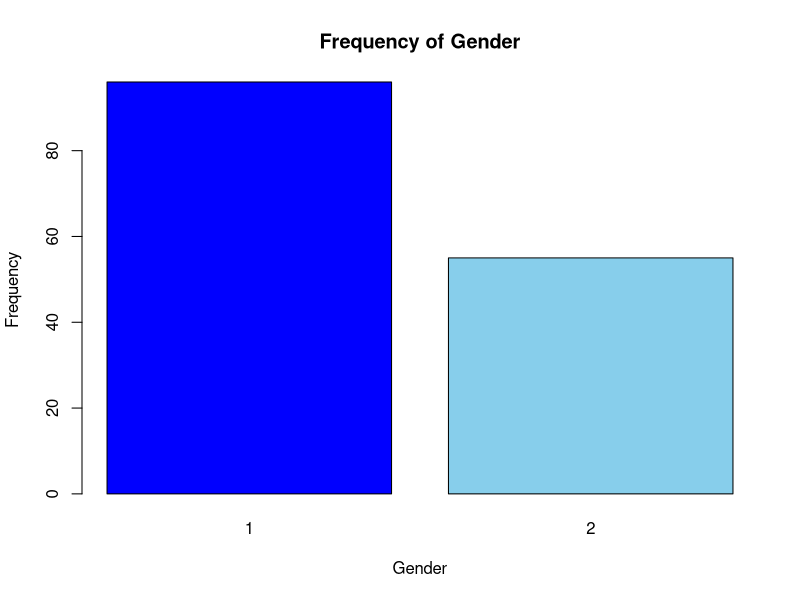
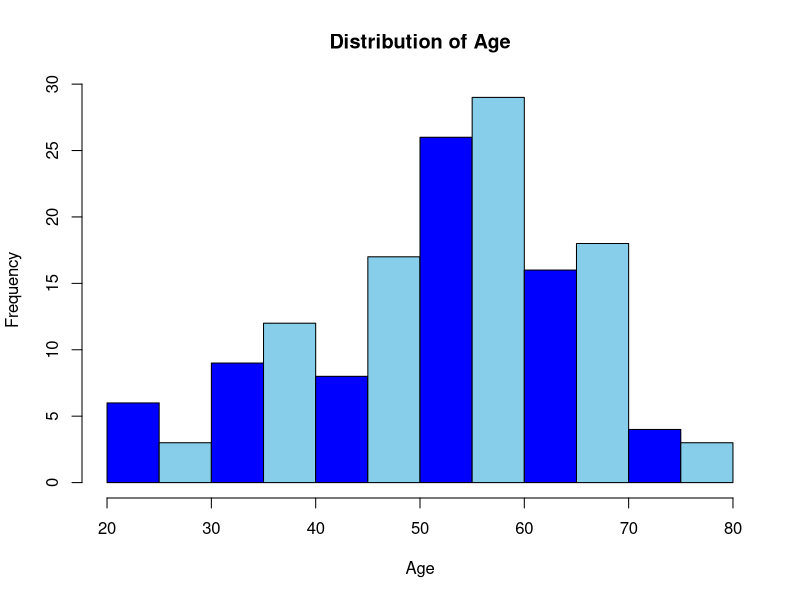
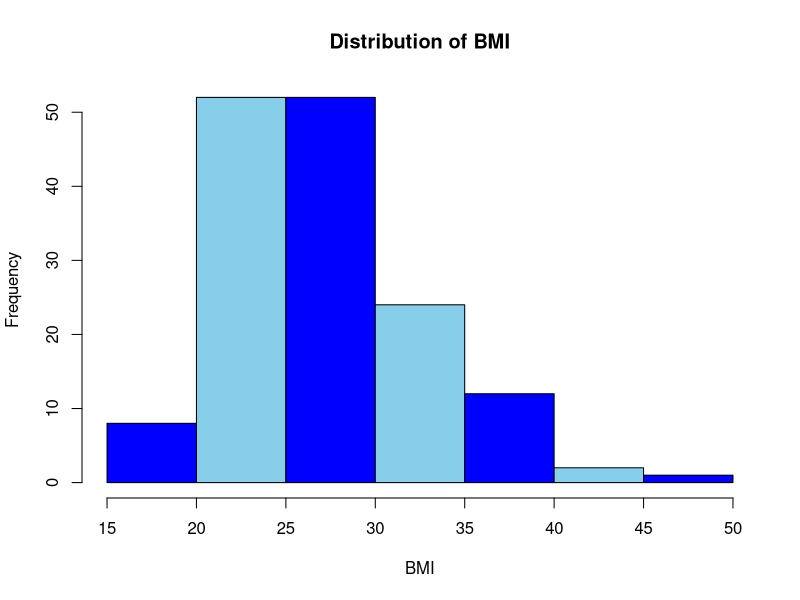
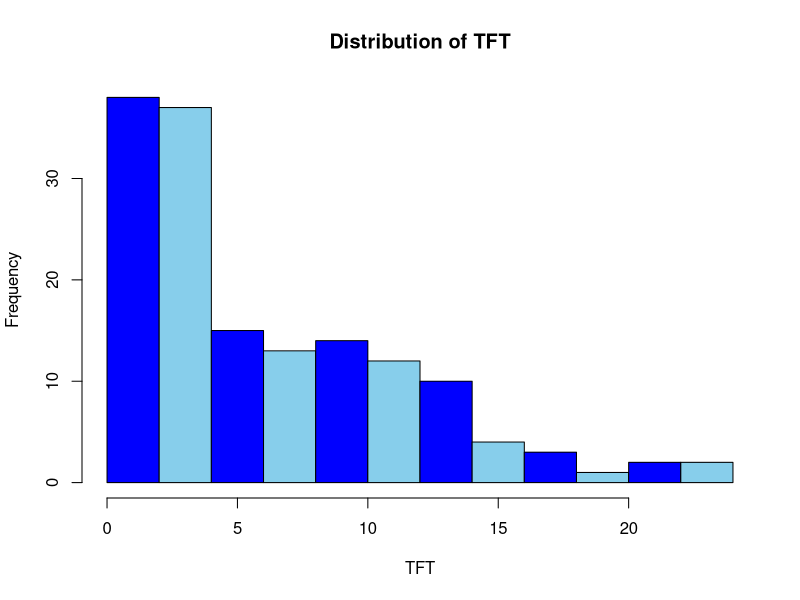
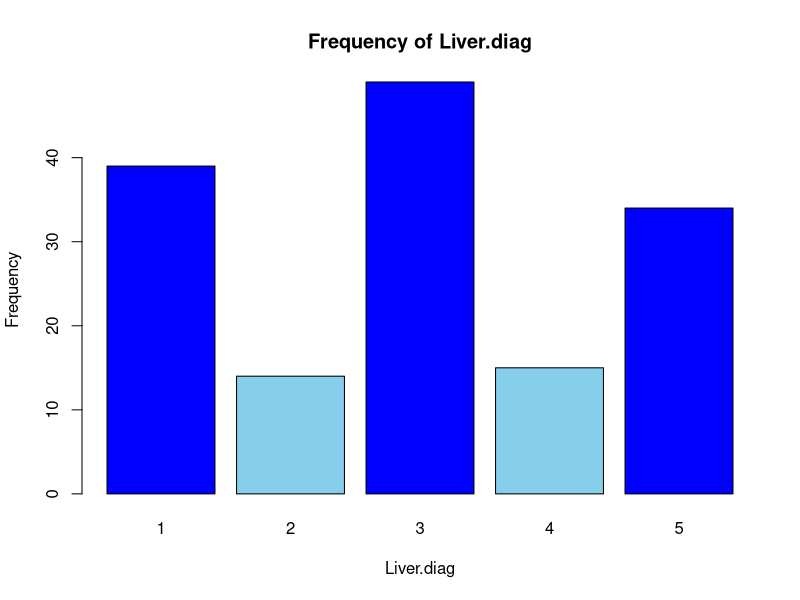
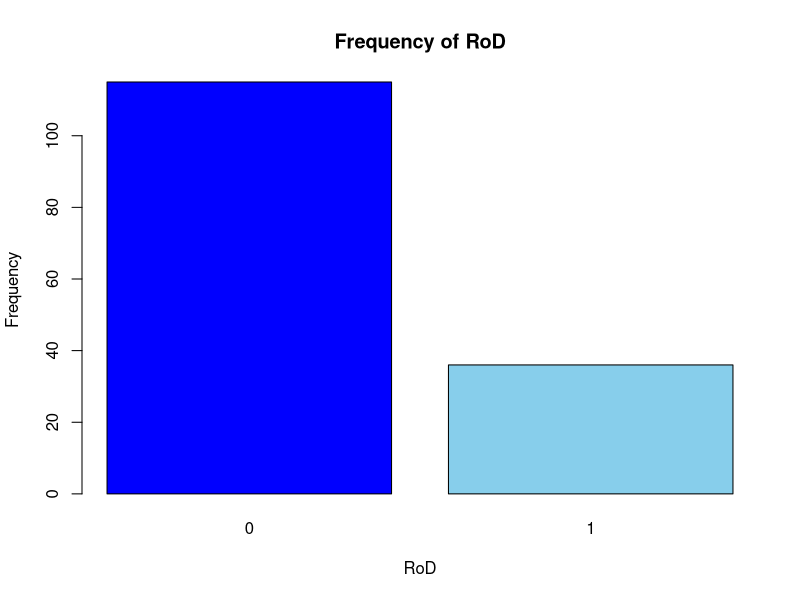
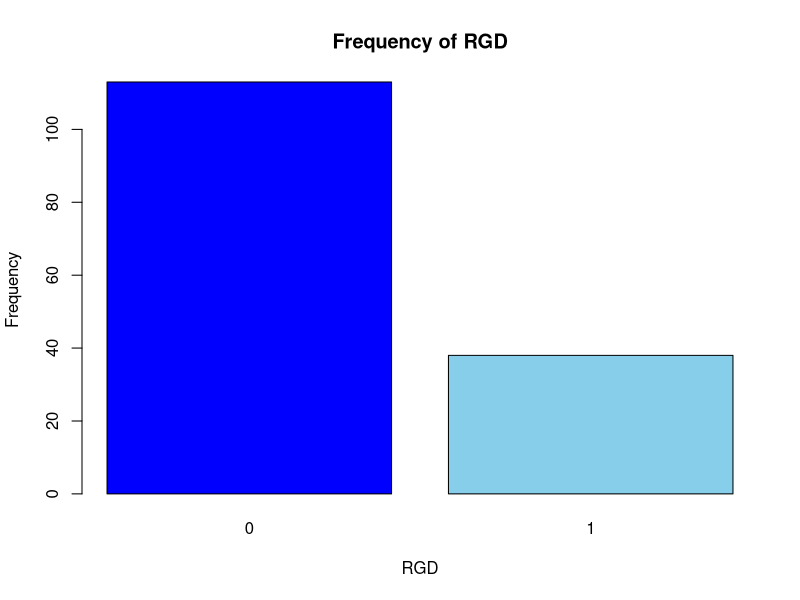
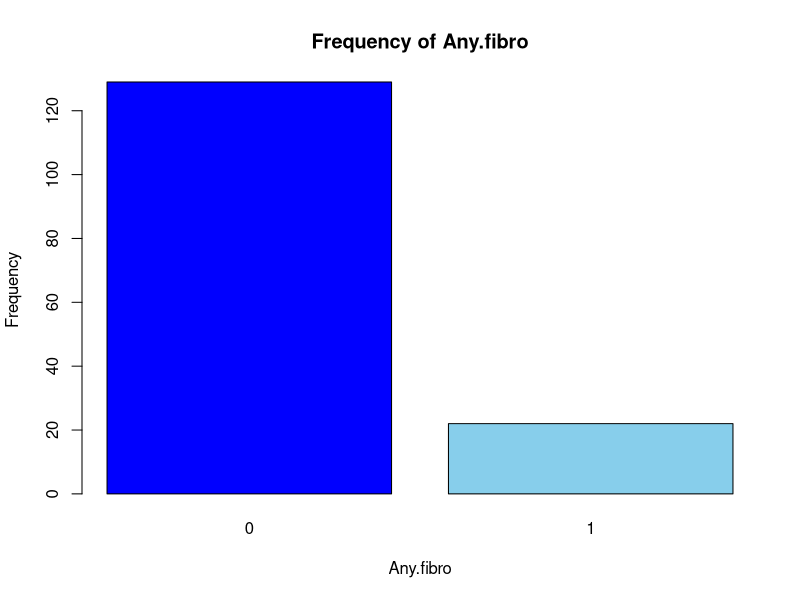

Generate these figures, in order, with R:
library(dplyr)

# Import data.
raw_data <- read.csv("project_data.csv")
View(raw_data)

# Explore data.
summary(raw_data)
str(raw_data)
dim(raw_data)
names(raw_data)

# Extract variables of interest.
working_data <- raw_data[,c(1,2,3,9,16,18,19,20,24,42,46,58,70,75,77,85,86,87)]
# No blanks in data set.
which(working_data == "")

# Count NAs in each variable.
for (i in names(working_data)) {
  print(i)
  print(sum(is.na(working_data[,i])))
}

# Remove rows (subjects) with any NAs.
clean_data <- na.omit(working_data)
summary(clean_data)
str(clean_data)

# Rename variables.
clean_data1 <- clean_data %>%
  rename(TFT = "Time.from.transplant", 
         Liver.diag = "Liver.Diagnosis",
         RoD = "Recurrence.of.disease",
         RGD = "Rejection.graft.dysfunction",
         Any.fibro = "Any.fibrosis",
         Renal.fail = "Renal.Failure",
         ESS = "Epworth.Sleepiness.Scale",
         PSQIS = "Pittsburgh.Sleep.Quality.Index.Score",
         AIS = "Athens.Insomnia.Scale",
         BSS = "Berlin.Sleepiness.Scale")

# Convert sleep disturbance measurements to binary.
clean_data2 <- clean_data1 %>%
  mutate(ESS = ifelse(ESS > 10, 1, 0)) %>%
  mutate(PSQIS = ifelse(PSQIS > 4, 1, 0)) %>%
  mutate(AIS = ifelse(AIS > 5, 1, 0))

# Change categorical variables to factors.
clean_data3 <- clean_data2 %>% 
  mutate(across(c("Gender", "Liver.diag", "RoD", "RGD", "Any.fibro",
                  "Renal.fail", "Depression", "Corticoid", "ESS", 
                  "PSQIS", "AIS", "BSS"), as.factor))

# Create a function that extracts descriptive statistics for a variable and
# displays them in a graph
descriptive <- function(var, data){
  colours <- c("blue", "skyblue")
  for (i in var) {
    print(paste0("Summary Statistics for ", i, ":"))
    print(summary(data[[i]]))
    if (is.factor(data[[i]])) {
      plot(data[[i]], main = paste0("Frequency of ", i), 
           xlab = i, ylab = "Frequency", col = colours)
    } else {
      # plot_num(data)
      hist(data[[i]], main = paste0("Distribution of ", i),
           xlab = i, ylab = "Frequency", col = colours)
    }
  }
}

# Specify the variables needed to conduct summary statistics
vars <- c("Gender", "Age", "BMI", "TFT", "Liver.diag", "RoD", "RGD", 
          "Any.fibro", "Renal.fail", "Depression", "Corticoid", 
          "ESS", "PSQIS", "AIS", "BSS", "SF36.PCS", "SF36.MCS")
# Conduct descriptive analysis
descriptive(vars, clean_data3)
